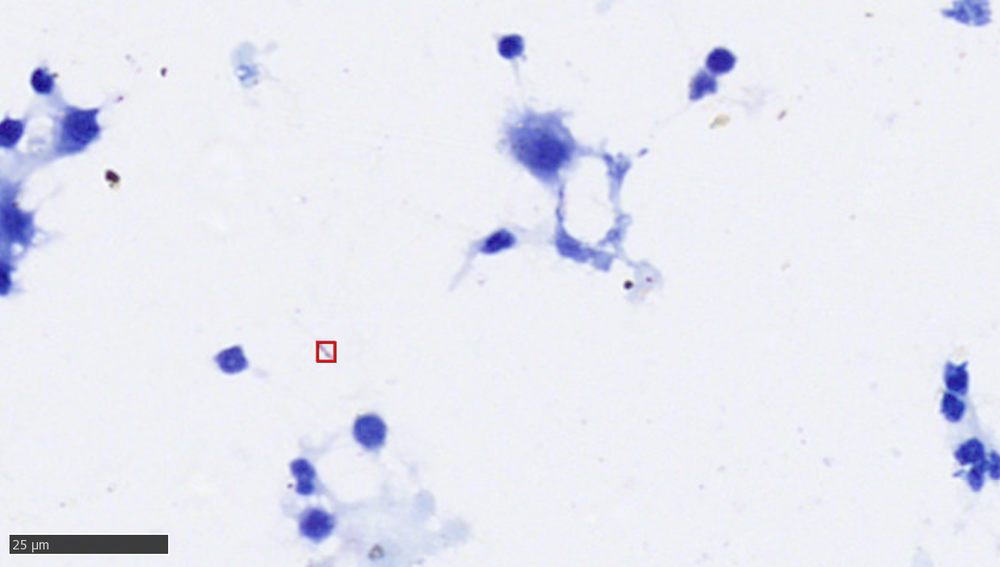
#> input picture data/images/afb 151 annotated.bmp, 1000 x 567 px, shrunk from 1368 x 776 before the run; its folder holds 5 pictures in this run
$ jupyter execute --allow-errors Annote_The_Data.ipynb
#> lines starting #> are read from the running program, lines starting #| are printed output that depends on the picture; after the words box and inside, x2 and y2 are one past the last pixel; in counts of white or black regions, pixels touching at a corner belong together
[cell 1]
import cv2
import numpy as np
import json
import os

# ---------- CONFIG ----------
IMAGE_DIR = "data/images"
OUT_DIR = "data/annotations"

# red color thresholds (BGR because OpenCV)
LOWER_RED_1 = np.array([0, 0, 150])
UPPER_RED_1 = np.array([80, 80, 255])

MIN_BOX_AREA = 20   # remove tiny noise
# ----------------------------

os.makedirs(OUT_DIR, exist_ok=True)

def extract_boxes(image_path):
#> called with image_path = 'data/images/afb 151 annotated.bmp'
    img = cv2.imread(image_path)
#> img is the input picture: shape (567, 1000, 3); mean B, G, R 242, 232.3, 230.7
    if img is None:
        raise ValueError(f"Cannot read {image_path}")

    # Create mask for red color
    mask = cv2.inRange(img, LOWER_RED_1, UPPER_RED_1)
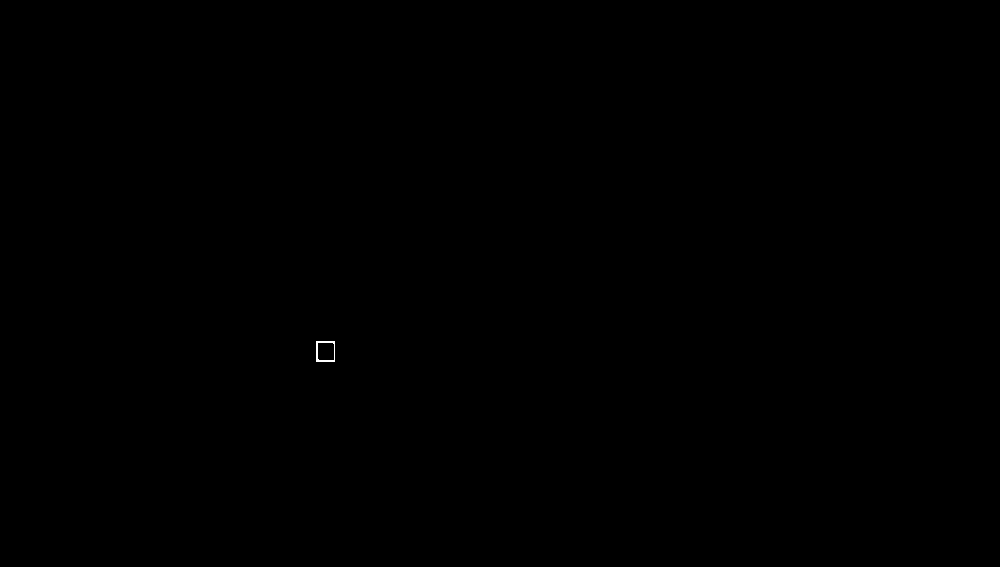
#> mask: shape (567, 1000); 0.02% white in thin lines or dots, all inside (x1, y1, x2, y2) = (316, 341, 335, 362)

    # Clean mask
    kernel = np.ones((3,3), np.uint8)
    mask = cv2.morphologyEx(mask, cv2.MORPH_CLOSE, kernel, iterations=2)

    # Find contours
    contours, _ = cv2.findContours(
        mask, cv2.RETR_EXTERNAL, cv2.CHAIN_APPROX_SIMPLE
    )
#> contours = [[[316, 341], [316, 361], [334, 361], [334, 341]]]

    boxes = []
    for cnt in contours:
        x, y, w, h = cv2.boundingRect(cnt)
        if w * h >= MIN_BOX_AREA:
            boxes.append([x, y, x + w, y + h])
#> this loop made 1 pass
#> (cnt, x, y, w, h) on pass 1: ([[316, 341], [316, 361], [334, 361], [334, 341]], 316, 341, 19, 21)
#> after the loop, boxes = [[316, 341, 335, 362]]

    return boxes


def main():
    for fname in os.listdir(IMAGE_DIR):
        if fname.lower().endswith("unannotated.bmp"):
            continue

        img_path = os.path.join(IMAGE_DIR, fname)
        boxes = extract_boxes(img_path)
#> boxes = [[316, 341, 335, 362]]

        out_json = {
            "image": fname,
            "boxes": boxes
        }
#> out_json = {'image': 'afb 151 annotated.bmp', 'boxes': [[316, 341, 335, 362]]}

        json_path = os.path.join(
            OUT_DIR, fname.replace(".bmp", ".json")
        )

        with open(json_path, "w") as f:
            json.dump(out_json, f, indent=2)

        print(f"{fname}: {len(boxes)} boxes extracted")
#| afb 151 annotated.bmp: 1 boxes extracted
#> pass 2 of the loop in main, `for fname in os.listdir(IMAGE_DIR):`:
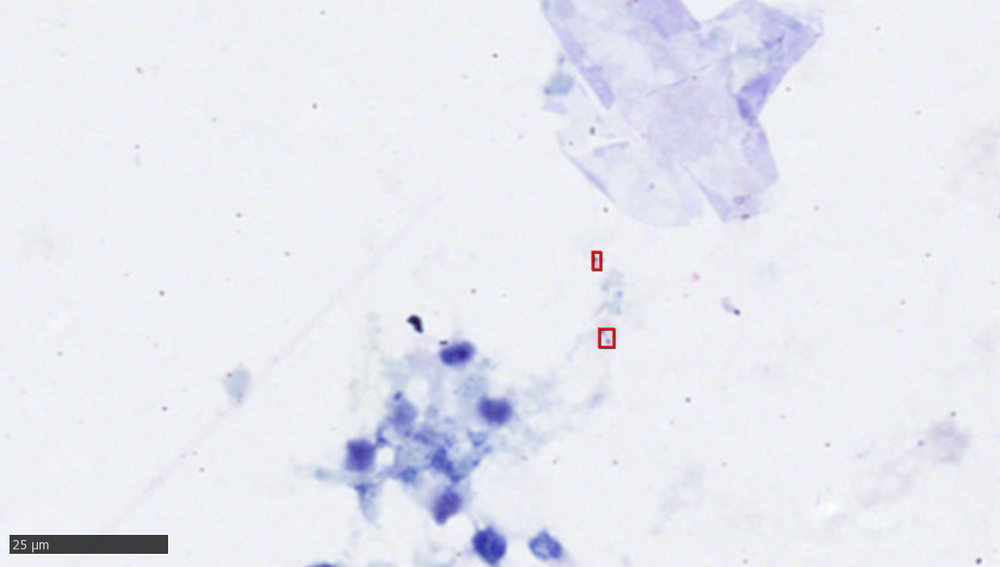
#> input picture data/images/afb 157 annotated.bmp, 1000 x 567 px, shrunk from 1368 x 776 before the run
#> in extract_boxes, img is the input picture: shape (567, 1000, 3); mean B, G, R 241.3, 233, 231.1
#> in extract_boxes (call 2), `mask = cv2.inRange(img, LOWER_RED_1, UPPER_RED_1)`:
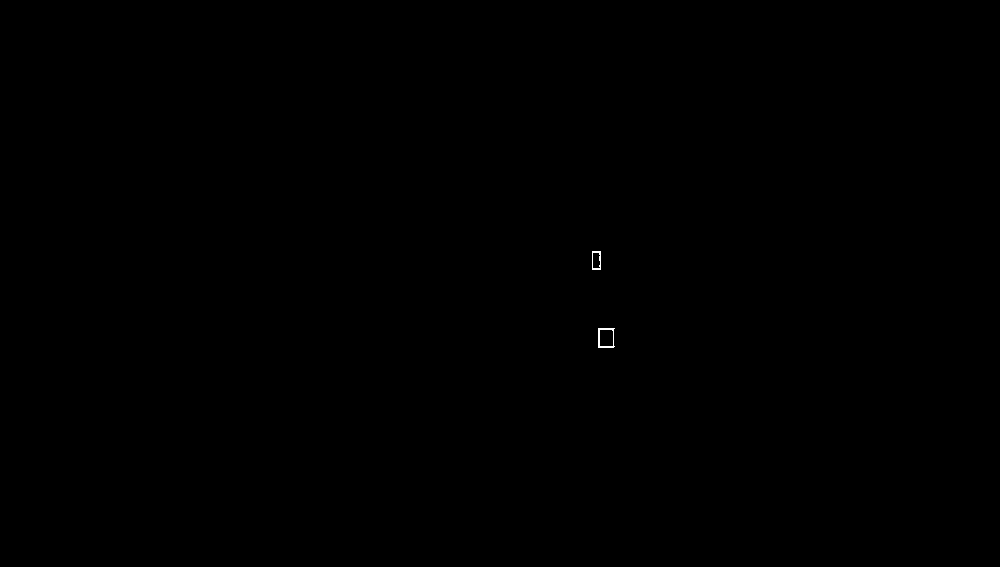
#> mask: shape (567, 1000); 0.03% white in thin lines or dots, all inside (x1, y1, x2, y2) = (592, 251, 615, 348)
#> contours = 2 contours; box (x1, y1, x2, y2) and area: (598, 328, 615, 348) 286, (592, 251, 601, 270) 144
#> the loop in extract_boxes (call 2), `for cnt in contours:` made 2 passes
#> (x, y, w, h) on pass 1: (598, 328, 17, 20)
#> after the loop in extract_boxes (call 2), `for cnt in contours:`: boxes = [[598, 328, 615, 348], [592, 251, 601, 270]]
#> out_json = {'image': 'afb 157 annotated.bmp', 'boxes': [[598, 328, 615, 348], [592, 251, 601, 270]]}
#| afb 157 annotated.bmp: 2 boxes extracted


if __name__ == "__main__":
    main()
